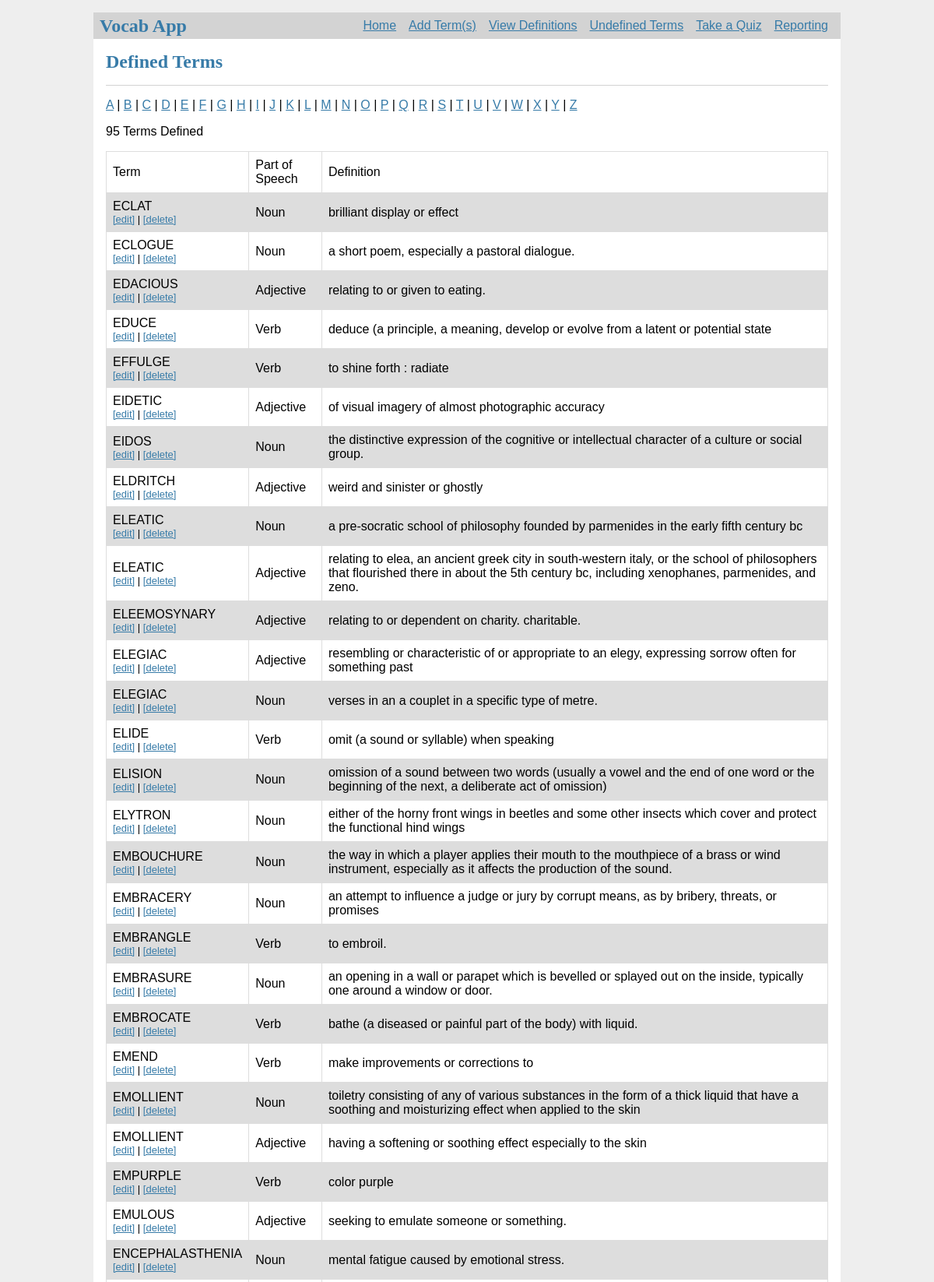
Screenshot of /defined/e (upper part) with the database file from the repository.
### tables this page shows
CREATE TABLE "defined" (
	`id`	INTEGER,
	`term`	TEXT,
	`part_of_speech`	TEXT,
	`definition`	TEXT,
	`quizzed`	INTEGER,
	`correct`	INTEGER,
	`date_added`	TEXT,
	PRIMARY KEY(`id`)
);

### flask-sqlite.py (the view)
@app.route('/defined')
@app.route('/defined/<alpha>')
def deflist(alpha=None):
    con = sql.connect("vocab.db")
    con.row_factory = sql.Row
    cur = con.cursor()
    if (alpha is None):
        cur.execute("select * from defined order by term")
    else:
        alpha = alpha + "%"
        qry = "select * from defined where term like('"
        qry = qry + alpha + "%') order by term"
        cur.execute(qry)
    rows = cur.fetchall()
    num_words = len(rows)
    return render_template("list.html", rows=rows, num_words=num_words)

### templates/list.html
{% extends 'base.html' %}
{% block header %}
  <h2>{% block title %}Defined Terms{% endblock %}</h2>
{% endblock %}
{% block content %}
   <p> <a href = "/defined/a">A</a> | <a href = "/defined/b">B</a> | <a href = "/defined/c">C</a> | <a href = "/defined/d">D</a> | <a href = "/defined/e">E</a> | <a href = "/defined/f">F</a> | <a href = "/defined/g">G</a> | <a href = "/defined/h">H</a> | <a href = "/defined/i">I</a> | <a href = "/defined/j">J</a> | <a href = "/defined/k">K</a> | <a href = "/defined/l">L</a> | <a href = "/defined/m">M</a> | <a href = "/defined/n">N</a> | <a href = "/defined/o">O</a> | <a href = "/defined/p">P</a> | <a href = "/defined/q">Q</a> | <a href = "/defined/r">R</a> | <a href = "/defined/s">S</a> | <a href = "/defined/t">T</a> | <a href = "/defined/u">U</a> | <a href = "/defined/v">V</a> | <a href = "/defined/w">W</a> | <a href = "/defined/x">X</a> | <a href = "/defined/y">Y</a> | <a href = "/defined/z">Z</a></p>
   <p>{{ num_words }} Terms Defined</p>
      <table id="basictable">
         <thead>
            <td>Term</td>
            <td>Part of Speech</td>
            <td>Definition</td>
         </thead>
         {% for row in rows %}
            <tr class="{{ loop.cycle('odd', 'even') }}">
               <td>{{row["term"]}}<br><a href="{{ url_for('edit_term', termid = row["id"]) }}"><div class="sm">[edit]</a>  |  <a href="{{ url_for('delete_term', termid = row["id"]) }}" onclick="return confirm('Are you sure you want to delete this item?');">[delete]</div></a></td>
               <td>{{row["part_of_speech"]}}</td>
               <td> {{ row["definition"]}}</td>
            </tr>
         {% endfor %}
      </table>
{% endblock %}

### static/style.css (style rules this page uses)
.odd { background-color: #ddd; }
#basictable { border-collapse: collapse; }
#basictable td, #basictable th { border: 1px solid #ddd; padding: 8px; }
div.sm { font-size: small; }
h1, h2, h3, h4, h5, h6 { font-family: serif; color: #377ba8; margin: 1rem 0; }
a { color: #377ba8; }

### rows the page displays
defined: term "ECLAT", part_of_speech "Noun", definition "brilliant display or effect"
defined: term "ECLOGUE", part_of_speech "Noun", definition "a short poem, especially a pastoral dialogue."
defined: term "EDACIOUS", part_of_speech "Adjective", definition "relating to or given to eating."
defined: term "EDUCE", part_of_speech "Verb", definition "deduce (a principle, a meaning, develop or evolve from a latent or potential state"
defined: term "EFFULGE", part_of_speech "Verb", definition "to shine forth : radiate"
defined: term "EIDETIC", part_of_speech "Adjective", definition "of visual imagery of almost photographic accuracy"
defined: term "EIDOS", part_of_speech "Noun", definition "the distinctive expression of the cognitive or intellectual character of a culture or social group."
defined: term "ELDRITCH", part_of_speech "Adjective", definition "weird and sinister or ghostly"
defined: term "ELEATIC", part_of_speech "Noun", definition "a pre-socratic school of philosophy founded by parmenides in the early fifth century bc"
defined: term "ELEATIC", part_of_speech "Adjective", definition "relating to elea, an ancient greek city in south-western italy, or the school of philosophers that flourished there in about the 5th century bc, including xenophanes, parmenides, and zeno."
defined: term "ELEEMOSYNARY", part_of_speech "Adjective", definition "relating to or dependent on charity. charitable."
defined: term "ELEGIAC", part_of_speech "Adjective", definition "resembling or characteristic of or appropriate to an elegy, expressing sorrow often for something past"
defined: term "ELEGIAC", part_of_speech "Noun", definition "verses in an a couplet in a specific type of metre."
defined: term "ELIDE", part_of_speech "Verb", definition "omit (a sound or syllable) when speaking"
defined: term "ELISION", part_of_speech "Noun", definition "omission of a sound between two words (usually a vowel and the end of one word or the beginning of the next, a deliberate act of omission)"
defined: term "ELYTRON", part_of_speech "Noun", definition "either of the horny front wings in beetles and some other insects which cover and protect the functional hind wings"
defined: term "EMBOUCHURE", part_of_speech "Noun", definition "the way in which a player applies their mouth to the mouthpiece of a brass or wind instrument, especially as it affects the production of the sound."
defined: term "EMBRACERY", part_of_speech "Noun", definition "an attempt to influence a judge or jury by corrupt means, as by bribery, threats, or promises"
defined: term "EMBRANGLE", part_of_speech "Verb", definition "to embroil."
defined: term "EMBRASURE", part_of_speech "Noun", definition "an opening in a wall or parapet which is bevelled or splayed out on the inside, typically one around a window or door."
defined: term "EMBROCATE", part_of_speech "Verb", definition "bathe (a diseased or painful part of the body) with liquid."
defined: term "EMEND", part_of_speech "Verb", definition "make improvements or corrections to"
defined: term "EMOLLIENT", part_of_speech "Noun", definition "toiletry consisting of any of various substances in the form of a thick liquid that have a soothing and moisturizing effect when applied to the skin"
defined: term "EMOLLIENT", part_of_speech "Adjective", definition "having a softening or soothing effect especially to the skin"
defined: term "EMPURPLE", part_of_speech "Verb", definition "color purple"
defined: term "EMULOUS", part_of_speech "Adjective", definition "seeking to emulate someone or something."
defined: term "ENCEPHALASTHENIA", part_of_speech "Noun", definition "mental fatigue caused by emotional stress."

### other values shown
{{ num_words }} "95"
